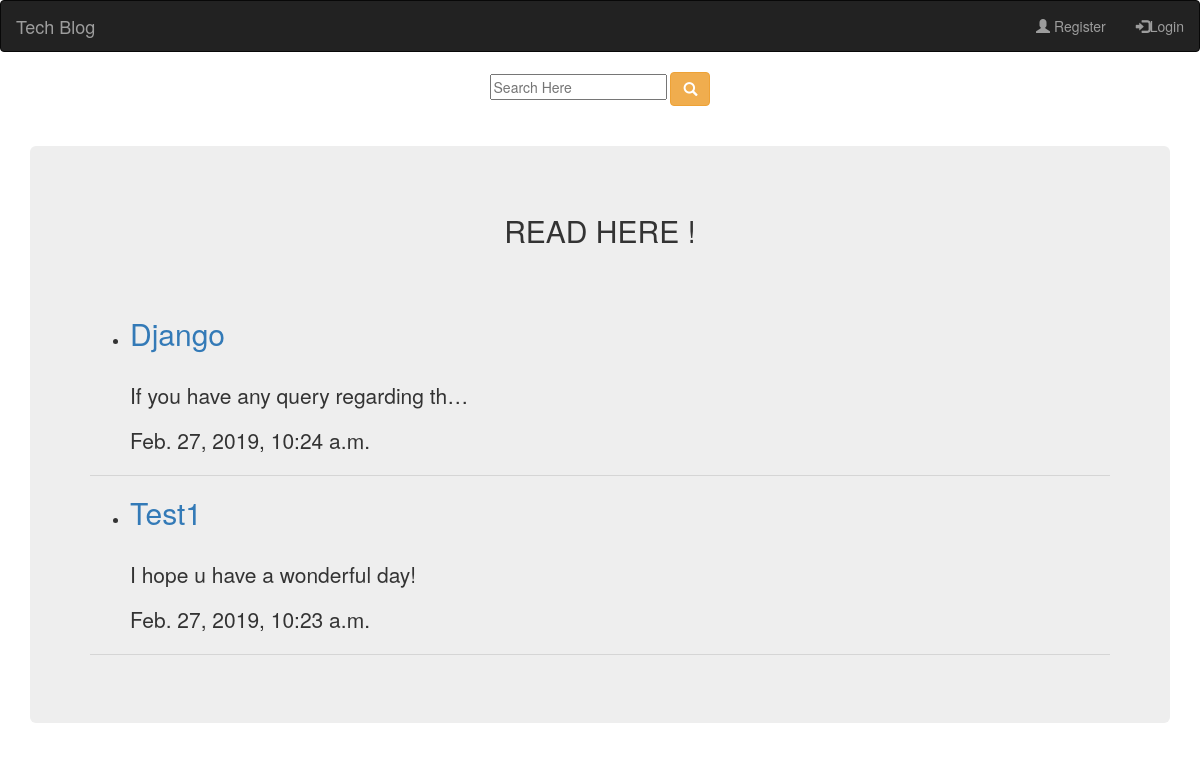
Page /post/ on the earlier database version.
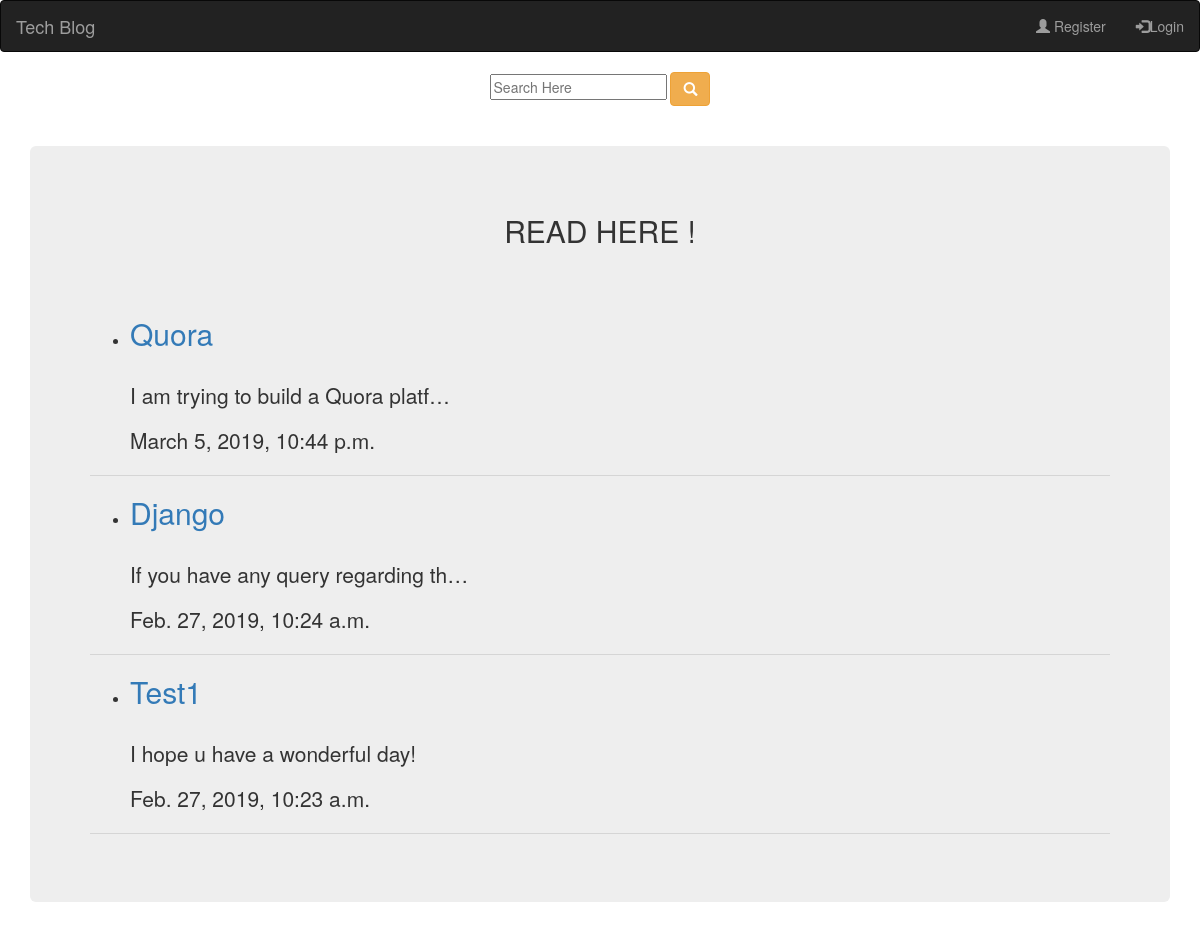
Same page on the later database version.
### basic_app/models.py (models this page shows, shortened)
class Ask(models.Model):
	author = models.ForeignKey('auth.User', on_delete = models.CASCADE)
	title = models.CharField(max_length = 15)
	text = models.TextField()
	created_date = models.DateTimeField(default = timezone.now)
	gihub_link = models.CharField(max_length = 100)
	linked_link = models.CharField(max_length = 100)

### basic_app/views.py (the view)
# urls.py: path('post/', views.questions_list, name = 'ques'),
def questions_list(request):
	ques = Ask.objects.filter(created_date__lte = timezone.now()).order_by('-created_date')
	query = request.GET.get('q')
	if query:
		ques = ques.filter(
			Q(title__icontains= query) |
			Q(text__icontains = query)).distinct()
	return render(request, 'basic_app/qlist.html', {'ques' : ques})

### basic_app/templates/basic_app/qlist.html (shortened to what this page needs)
{% extends 'basic_app/base.html' %}
{% block content %}
<center>
<form method= "GET" >
<input type = "text" placeholder="Search Here" name = 'q' value = '{{request.GET.q}}'>
<button class  = "btn btn-warning"><center><span class= 'glyphicon glyphicon-search'></span></center></button></form>
</center>
<br><br>
<div class = "container">
	<div class = "jumbotron">
		<h2 align = 'center'>READ HERE ! </h2><br><br>
		{% if ques %}
			{% for question in ques %}
		<ul>
			<li><h2><a href = "{% url 'post_detail' pk=question.pk %}">{{question.title}}</a></h2></li>
			<br>
			<p>{{ question.text|truncatechars:35 }}</p>
			<p>{{ question.created_date }}</p>
			</ul>
		<hr>
		{% endfor %}
{% else %}
<h3 align='center' style = "font-family:sans-serif;"> Oops! No search found! Try by changing the spelling. Keep Blogging ^_^ </h3>
{% endif %}
	</div>
</div>
{% endblock %}

### basic_app/templates/basic_app/base.html (shortened to what this page needs)
<!DOCTYPE html>
<html>
<head>
	<link rel="stylesheet" href="https://maxcdn.bootstrapcdn.com/bootstrap/3.4.0/css/bootstrap.min.css">
</head>
<body>
	<nav class = "navbar navbar-inverse">
		<div class = "container-fluid">
			<div class = "navbar-header">
				<a class = "navbar-brand" href = "{% url 'index' %}">Tech Blog</a>
			</div>
			<ul class = "nav navbar-nav navbar-right">
				{% if user.is_authenticated %}
				<li><a href="{% url 'ques' %}">Read</a></li>
				<li class = "active"><a href = "{% url 'logout' %}">Logout</a></li>
				{% else %}
				<li><a href="{% url 'register' %}"><span class = "glyphicon glyphicon-user"></span> Register</a></li>
				<li><a href="{% url 'login' %}"><span class = "glyphicon glyphicon-log-in"></span>Login</a></li>
				{% endif %}
				</ul>
		</div>
	</nav>
{% block content %}{% endblock %}
</body>
</html>

Differences in the rows shown:
added Ask: title "Quora", text "I am trying to build a Quora platf…", created_date "March 5, 2019, 10:44 p.m."
